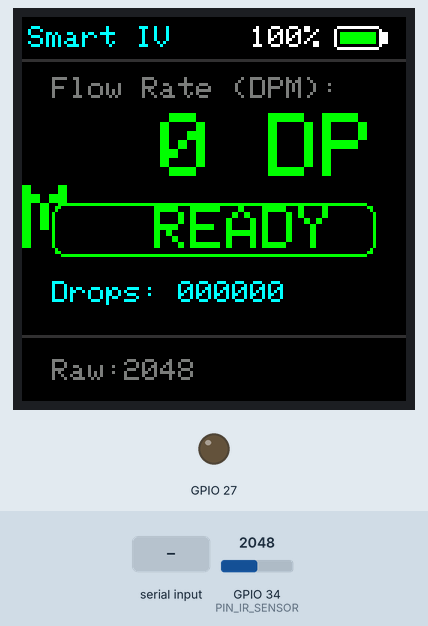
This program was run on a simulated ESP32. On the bench: 128×128 colour display, output pins drawn as LEDs (lit = HIGH). Inputs (shaded band) come from the test bench; at power-on: GPIO 34 (PIN_IR_SENSOR) = 2048. WiFi joins after 1.5 s; servers stay silent unless stated; EEPROM starts erased; what the program prints to the serial monitor is not drawn.

Above: at 3.8 s.
3.9 s: "d" received over Serial
At 5.2 s:
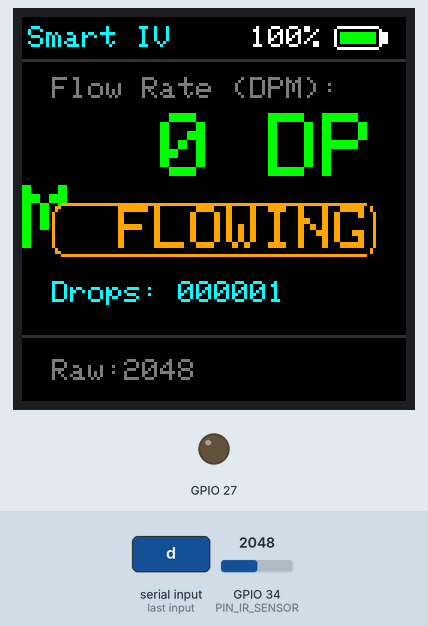
5.5 s: "D" received over Serial
At 6.7 s:
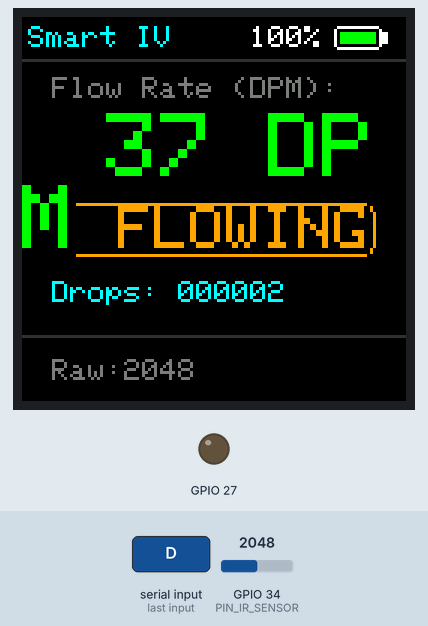
7.1 s: "d" received over Serial
At 8.0 s:
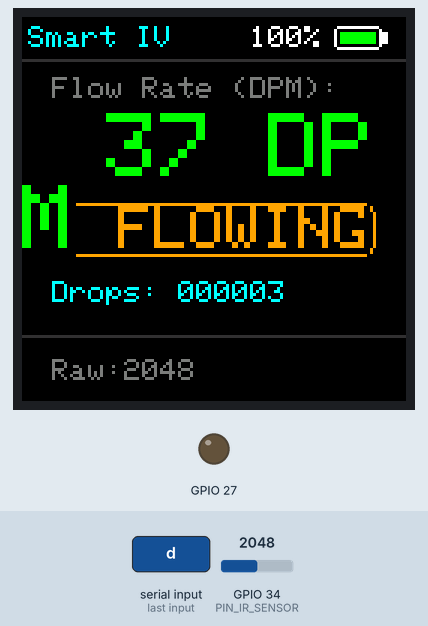
8.6 s: GPIO 34 (PIN_IR_SENSOR) set to 2866
At 9.3 s:
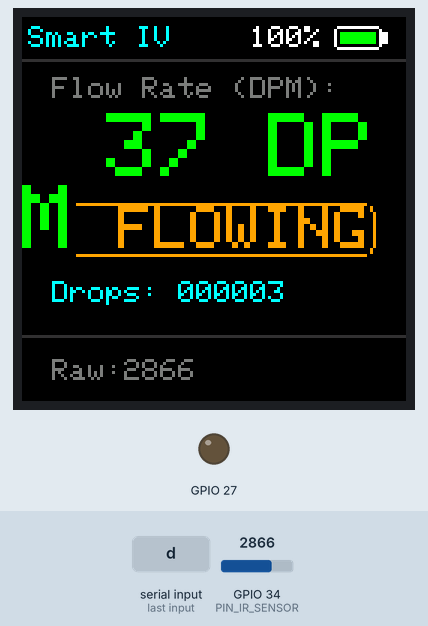
10.1 s: GPIO 34 (PIN_IR_SENSOR) set to 3603
At 10.7 s:
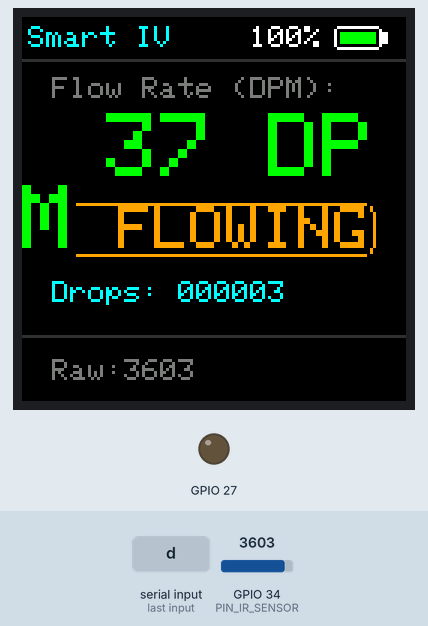
11.6 s: GPIO 34 (PIN_IR_SENSOR) set to 4095
At 13.8 s:
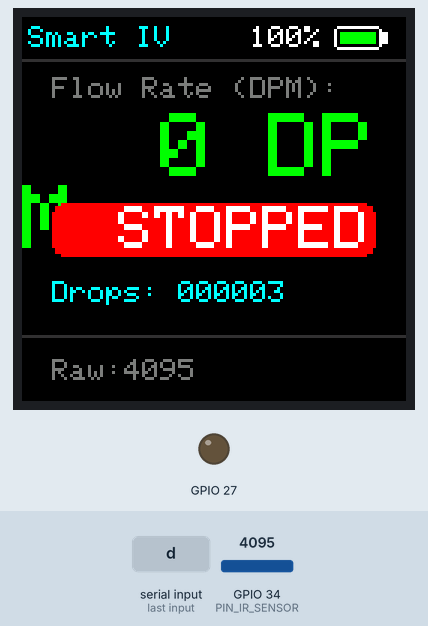
Timing chart, 0 to 15.3 s (numbered marks = the images above; inputs shaded):
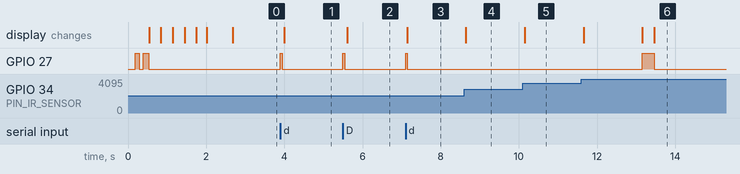

Measured:
- after the input at 3.9 s, GPIO 27: LOW → HIGH at once, → LOW 0.04 s later; the display: changes after 0.10 s (image 1)
- after the input at 5.5 s, GPIO 27: LOW → HIGH at once, → LOW 0.04 s later; the display: changes after 0.11 s (image 2)
- after the input at 7.1 s, GPIO 27: LOW → HIGH at once, → LOW 0.04 s later; the display: changes at once (image 3)
- after the input at 8.6 s, the display: changes after 0.05 s (image 4)
- after the input at 10.1 s, the display: changes after 0.05 s (image 5)

The program:

main.cpp
```cpp
#include <Arduino.h>
#include "config.h"
#include "display.h"
#include "sensor.h"
#include "wifi_monitor.h"
#include "ota.h"
#include "ui.h"
#include "WebManager.h"

// Task Scheduler Timing Variables (all in milliseconds)
static uint32_t lastSensorSampleTime = 0;
static uint32_t lastUIUpdateTime = 0;
static uint32_t lastBatteryUpdateTime = 0;

/**
 * @brief System Initialization.
 * Runs once upon microcontroller boot.
 */
void setup() {
    // 1. Initialize serial port for debug telemetry
    Serial.begin(115200);
    Serial.println("\n==================================");
    Serial.println("IMAXEUNO Smart IV Monitor booting...");
    Serial.println("==================================");

    // 2. Initialize Hardware Buzzer
    initBuzzer();

    // 3. Initialize Display Subsystem
    initDisplay();

    // 4. Draw Startup splash screen & play chirp
    drawStartupScreen();

    // 5. Initialize IR Sensor and Peak Detection State
    initSensor();

    // 6. Initialize Wi-Fi Connection and Silent ArduinoOTA
    initWiFi();
    initOTA();

    // 7. Initialize HTTP REST & WebSocket Telemetry Server
    initWebManager();

    // 8. Paint the persistent UI frame layout
    drawMainUIFrame();

    // 9. Force initial redraw of all dynamic values
    updateUI(true);

    Serial.println("[System] Initialization complete. Booted in Wi-Fi Telemetry Mode.");
}

/**
 * @brief Core Cooperative Loop.
 * Runs continuously, orchestrating operations using non-blocking scheduling.
 */
void loop() {
    uint32_t now = millis();

    // Task 1: Sample Sensor and Run Peak Detection (Periodic: 10ms / 100Hz)
    if (now - lastSensorSampleTime >= SENSOR_SAMPLE_INTERVAL_MS) {
        lastSensorSampleTime = now;

        int prevDripCount = getDripCount();
        updateSensor();

        if (getDripCount() > prevDripCount) {
            Serial.printf("[Drip] Detected! Total Count: %d, Flow Rate: %.1f DPM\n",
                          getDripCount(), getDripRateDPM());
            broadcastWebTelemetry();
        }
    }

    // Task 2: Refresh UI Dashboard Elements (Periodic: 100ms for responsiveness)
    if (now - lastUIUpdateTime >= 100) {
        lastUIUpdateTime = now;
        updateUI(false);
    }

    // Task 3: Simulate Battery Drainage (Periodic: 1 minute / 60000ms)
    if (now - lastBatteryUpdateTime >= BATTERY_UPDATE_INTERVAL_MS) {
        lastBatteryUpdateTime = now;
        updateBatteryCharge();
    }

    // Task 4: Process ArduinoOTA background requests
    updateOTA();

    // Task 5: Handle HTTP REST client requests & WebSockets broadcasts
    updateWebManager();

    // Task 6: Developer Serial Command Parser
    if (Serial.available() > 0) {
        char rxChar = Serial.read();
        if (rxChar == 'd' || rxChar == 'D') {
            simulateDrip();
            playDripChirp();
            broadcastWebTelemetry();
            Serial.printf("[Sim Drip] Manual drip injected! Total: %d, Flow Rate: %.1f DPM\n",
                          getDripCount(), getDripRateDPM());
        }
    }
}
```

WebManager.cpp
```cpp
#include "WebManager.h"
#include "sensor.h"
#include "ui.h"
#include "wifi_monitor.h"
#include "config.h"
#include <ArduinoJson.h>

static WebServer server(80);
static WebSocketsServer webSocket(81);

static String buildStatusJson() {
    StaticJsonDocument<256> doc;
    doc["dripCount"] = getDripCount();
    doc["dropsPerMinute"] = getDripRateDPM();
    doc["flowStatus"] = getFlowStatusStr();
    doc["batteryLevel"] = 100;
    doc["firmwareVersion"] = FIRMWARE_VERSION;
    doc["deviceName"] = "Smart IV Monitor";
    doc["uptime"] = millis() / 1000;
    doc["wifiSignal"] = WiFi.RSSI();

    String output;
    output.reserve(256);
    serializeJson(doc, output);
    return output;
}

void broadcastWebTelemetry() {
    String json = buildStatusJson();
    webSocket.broadcastTXT(json);
}

static void handleStatus() {
    server.send(200, "application/json", buildStatusJson());
}

static void handleReset() {
    resetDripCounter();
    resetUICache();
    updateUI(true);
    broadcastWebTelemetry();
    server.send(200, "application/json", "{\"success\":true}");
}

static void handleDevice() {
    StaticJsonDocument<256> doc;
    doc["chipModel"] = ESP.getChipModel();
    doc["flashMb"] = ESP.getFlashChipSize() / (1024 * 1024);
    doc["mac"] = WiFi.macAddress();
    doc["firmwareVersion"] = FIRMWARE_VERSION;
    doc["buildDate"] = __DATE__;
    doc["freeHeap"] = ESP.getFreeHeap();
    doc["uptime"] = millis() / 1000;

    String output;
    serializeJson(doc, output);
    server.send(200, "application/json", output);
}

static void webSocketEvent(uint8_t num, WStype_t type, uint8_t * payload, size_t length) {
    if (type == WStype_CONNECTED) {
        String json = buildStatusJson();
        webSocket.sendTXT(num, json);
    }
}

void initWebManager() {
    server.on("/api/status", HTTP_GET, handleStatus);
    server.on("/api/reset", HTTP_POST, handleReset);
    server.on("/api/device", HTTP_GET, handleDevice);
    server.begin();

    webSocket.begin();
    webSocket.onEvent(webSocketEvent);

    Serial.println("[WebManager] HTTP REST (port 80) and WebSockets (port 81) services initialized.");
}

static uint32_t lastWebBroadcast = 0;

void updateWebManager() {
    server.handleClient();
    webSocket.loop();

    uint32_t now = millis();
    if (now - lastWebBroadcast >= 500) {
        lastWebBroadcast = now;
        broadcastWebTelemetry();
    }
}
```

WebManager.h
```cpp
#ifndef WEB_MANAGER_H
#define WEB_MANAGER_H

#include <Arduino.h>
#include <WebServer.h>
#include <WebSocketsServer.h>

void initWebManager();
void updateWebManager();
void broadcastWebTelemetry();

#endif // WEB_MANAGER_H
```

display.cpp
```cpp
#include "display.h"
#include "config.h"
#include <SPI.h>

// Instantiate TFT controller using specified CS, DC, and RST pins.
// MOSI (23) and SCLK (18) are handled by the ESP32 hardware VSPI.
Adafruit_ST7735 tft = Adafruit_ST7735(TFT_CS, TFT_DC, TFT_RST);

/**
 * @brief Configures display registers and clears the screen.
 */
void initDisplay() {
    // Initialize the ST7735S 1.44" TFT screen with the green-tab driver settings
    tft.initR(INITR_144GREENTAB);

    // Set orientation (0 is default portrait mode, which is 128x128 square)
    tft.setRotation(0);

    // Clear screen to start with a clean black canvas
    tft.fillScreen(COLOR_BLACK);
}
```

display.h
```cpp
#ifndef DISPLAY_H
#define DISPLAY_H

#include <Adafruit_GFX.h>
#include <Adafruit_ST7735.h>

// Global TFT instance shared across the project
extern Adafruit_ST7735 tft;

// Initialisation function
void initDisplay();

#endif // DISPLAY_H
```

ota.cpp
```cpp
#include "ota.h"
#include "config.h"
#include "ui.h"
#include "wifi_monitor.h"

static bool otaInitialized = false;

/**
 * @brief Configures OTA callbacks and starts the ArduinoOTA service.
 * Should be called once WiFi is connected and has a valid IP.
 */
void initOTA() {
    if (otaInitialized) return;

    Serial.println("[OTA] Initializing OTA Service...");

    // Set Hostname
    ArduinoOTA.setHostname(OTA_HOSTNAME);

    // Configure event callbacks
    ArduinoOTA.onStart([]() {
        drawOTAModeScreen(getAPSSIDStr().c_str(), "", getWiFiIPStr().c_str());
        Serial.println("[OTA] Firmware flashing in progress...");
    });

    ArduinoOTA.onEnd([]() {
        Serial.println("\n[OTA] Update Complete");
    });

    ArduinoOTA.onProgress([](unsigned int progress, unsigned int total) {
        Serial.printf("[OTA] Progress: %u%%\r", (progress / (total / 100)));
    });

    ArduinoOTA.onError([](ota_error_t error) {
        Serial.printf("[OTA] Error[%u]: ", error);
        if (error == OTA_AUTH_ERROR) {
            Serial.println("[OTA] Auth Failed");
        } else if (error == OTA_BEGIN_ERROR) {
            Serial.println("[OTA] Begin Failed");
        } else if (error == OTA_CONNECT_ERROR) {
            Serial.println("[OTA] Connect Failed");
        } else if (error == OTA_RECEIVE_ERROR) {
            Serial.println("[OTA] Receive Failed");
        } else if (error == OTA_END_ERROR) {
            Serial.println("[OTA] End Failed");
        }
    });

    // Start listening
    ArduinoOTA.begin();
    otaInitialized = true;

    Serial.println("[OTA] OTA Service Ready. Hostname: DripCounter");
}

/**
 * @brief Handles incoming OTA connection requests.
 * This is non-blocking and should be called in the main loop.
 */
void updateOTA() {
    if (otaInitialized) {
        ArduinoOTA.handle();
    }
}

/**
 * @brief Checks if the OTA service has been successfully initialized.
 * @return True if initialized.
 */
bool isOTAReady() {
    return otaInitialized;
}
```

ota.h
```cpp
#ifndef OTA_H
#define OTA_H

#include <Arduino.h>
#include <WiFi.h>
#include <WiFiUdp.h>
#include <ArduinoOTA.h>

// Public Interface Functions
void initOTA();
void updateOTA(); // Non-blocking, calls ArduinoOTA.handle()
bool isOTAReady();

#endif // OTA_H
```

sensor.cpp
```cpp
#include "sensor.h"
#include "config.h"
#include "ui.h"

// State Variables
static int rawValue = 0;
static float smoothedValue = 0.0f;
static int dripCount = 0;
static float dripRateDPM = 0.0f;
static FlowStatus flowStatus = FLOW_READY;
static uint32_t lastDripTime = 0;

static int previousSample = 0;
static uint8_t fallingSamples = 0;

// State Machine Enum
enum PulseState {
    PULSE_IDLE,
    PULSE_RISING,
    PULSE_PEAK_FOUND,
    PULSE_RETURNING,
    PULSE_COUNT
};

// Pulse State Variables
static PulseState pulseState = PULSE_IDLE;
static float baseline = 0.0f;
static int highestPeak = 0;

// Drip Interval History (for DPM average calculation)
#define DRIP_HISTORY_SIZE 5
static uint32_t dripIntervals[DRIP_HISTORY_SIZE];
static int intervalIndex = 0;
static int intervalCount = 0;

/**
 * @brief Initializes the IR sensor and state variables.
 */
void initSensor() {
    pinMode(PIN_IR_SENSOR, INPUT);

    // Read initial raw value
    rawValue = analogRead(PIN_IR_SENSOR);
    smoothedValue = (float)rawValue;
    baseline = (float)rawValue;

    // Reset state trackers
    lastDripTime = 0;
    dripCount = 0;
    dripRateDPM = 0.0f;
    flowStatus = FLOW_READY;

    highestPeak = 0;
    pulseState = PULSE_IDLE;

    // Initialize intervals history
    for (int i = 0; i < DRIP_HISTORY_SIZE; i++) {
        dripIntervals[i] = 0;
    }
    intervalIndex = 0;
    intervalCount = 0;
}

/**
 * @brief Reads the raw ADC value of the IR sensor.
 * @return The raw ADC value (0-4095).
 */
int readSensor() {
    rawValue = analogRead(PIN_IR_SENSOR);
    return rawValue;
}

/**
 * @brief Pulse-based state machine for drip detection.
 *
 * Flow:
 * IDLE -> Learn baseline. Transition to RISING if signal > baseline + SENSOR_RISE_THRESHOLD.
 * RISING -> Track highest Peak. Transition to PEAK_FOUND if sample stops rising.
 * PEAK_FOUND -> Calculate pulseHeight = highestPeak - baseline. If >= SENSOR_MIN_PULSE_HEIGHT,
 *               transition to RETURNING. Otherwise discard (noise) and return to IDLE.
 * RETURNING -> Wait until sample returns close to baseline. Transition to COUNT.
 * COUNT -> Trigger drip event (beep + DPM math) if debounce passes, then reset to IDLE.
 *
 * @param smoothedSample The smoothed sensor sample.
 * @return True if a drip was counted.
 */
bool detectPeak(int smoothedSample) {
    uint32_t now = millis();
    bool dripDetected = false;

    switch (pulseState) {
        case PULSE_IDLE:
            // Step 1: Continuously learn baseline when detector is idle
            baseline = (baseline * 0.998f) + ((float)smoothedSample * 0.005f);

            // Step 2: Signal begins rising significantly above baseline
            if ((float)smoothedSample - baseline > SENSOR_RISE_THRESHOLD) {
                pulseState = PULSE_RISING;
                highestPeak = smoothedSample;
            }
            break;

        case PULSE_RISING:
            // Step 2: Track highest sample reached while pulse rises
            if (smoothedSample > highestPeak) {
                highestPeak = smoothedSample;
            }

            // Detect a real downward trend instead of one noisy sample
            if (smoothedSample < previousSample) {
                fallingSamples++;
            } else {
                fallingSamples = 0;
            }

            if (fallingSamples >= 3) {
                pulseState = PULSE_PEAK_FOUND;
                fallingSamples = 0;
            }

            previousSample = smoothedSample;
            break;

        case PULSE_PEAK_FOUND: {
            // Step 5: Calculate pulseHeight = highestPeak - baseline
            float pulseHeight = (float)highestPeak - baseline;

            if (pulseHeight >= SENSOR_MIN_PULSE_HEIGHT) {
                pulseState = PULSE_RETURNING;
            } else {
                // Ignore tiny peaks caused by noise - reset immediately
                highestPeak = 0;
                pulseState = PULSE_IDLE;
            }
            break;
        }

        case PULSE_RETURNING:
            // Step 4: Wait until signal naturally returns close to the learned baseline
            if (abs((float)smoothedSample - baseline) <= SENSOR_RETURN_TOLERANCE) {
                pulseState = PULSE_COUNT;
            }
            break;

        case PULSE_COUNT:
            // Step 6: Only count ONE drip and update stats
            // Debounce check exists only to reject double counts (e.g. signal bounce at baseline)
            if (now - lastDripTime >= SENSOR_DEBOUNCE_MS) {
                // Record interval
                if (lastDripTime > 0) {
                    uint32_t interval = now - lastDripTime;
                    dripIntervals[intervalIndex] = interval;
                    intervalIndex = (intervalIndex + 1) % DRIP_HISTORY_SIZE;
                    if (intervalCount < DRIP_HISTORY_SIZE) {
                        intervalCount++;
                    }
                }

                lastDripTime = now;
                dripCount++;
                flowStatus = FLOW_FLOWING;

                updateDripRate();

                // Beep active buzzer
                playDripChirp();

                dripDetected = true;
            }

            // Immediately reset trackers and return to IDLE
            highestPeak = 0;
            pulseState = PULSE_IDLE;
            break;
    }

    return dripDetected;
}

/**
 * @brief Calculates the drip rate in Drops Per Minute (DPM).
 */
void updateDripRate() {
    if (intervalCount == 0) {
        dripRateDPM = 0.0f;
        return;
    }

    // Average the recorded intervals
    uint32_t sum = 0;
    for (int i = 0; i < intervalCount; i++) {
        sum += dripIntervals[i];
    }

    float avgIntervalMs = (float)sum / intervalCount;
    if (avgIntervalMs > 0.0f) {
        dripRateDPM = 60000.0f / avgIntervalMs;
    } else {
        dripRateDPM = 0.0f;
    }
}

/**
 * @brief Periodically samples the sensor and runs the peak detection state machine.
 * Should be called every SENSOR_SAMPLE_INTERVAL_MS (10ms).
 */
void updateSensor() {
    uint32_t now = millis();

    // 1. Read sensor and apply Exponential Moving Average (EMA) filter with light filtering (alpha = 0.35)
    int raw = readSensor();
    smoothedValue = (SENSOR_EMA_ALPHA * (float)raw) + ((1.0f - SENSOR_EMA_ALPHA) * smoothedValue);

    // 2. Run state-machine pulse detection
    detectPeak((int)smoothedValue);

    // 3. Handle flow timeout (if no drips detected for FLOW_TIMEOUT_MS)
    if (flowStatus == FLOW_FLOWING && (now - lastDripTime > FLOW_TIMEOUT_MS)) {
        flowStatus = FLOW_STOPPED;
        dripRateDPM = 0.0f; // Flow has stopped
    }
}

/**
 * @brief Manually triggers a simulated drip (for UI demo or manual trigger).
 */
void simulateDrip() {
    uint32_t now = millis();

    // Calculate interval since last drip
    if (lastDripTime > 0) {
        uint32_t interval = now - lastDripTime;
        // Don't register intervals that are physically impossible
        if (interval > SENSOR_DEBOUNCE_MS) {
            dripIntervals[intervalIndex] = interval;
            intervalIndex = (intervalIndex + 1) % DRIP_HISTORY_SIZE;
            if (intervalCount < DRIP_HISTORY_SIZE) {
                intervalCount++;
            }
        }
    }

    lastDripTime = now;
    dripCount++;
    flowStatus = FLOW_FLOWING;
    updateDripRate();
}

/**
 * @brief Resets the drip counter, flow rate, pulse state machine, and state trackers to initial READY state.
 */
void resetDripCounter() {
    dripCount = 0;
    dripRateDPM = 0.0f;
    flowStatus = FLOW_READY;
    lastDripTime = 0;
    intervalCount = 0;
    intervalIndex = 0;
    previousSample = 0;
    fallingSamples = 0;
    pulseState = PULSE_IDLE;
    highestPeak = 0;
    for (int i = 0; i < DRIP_HISTORY_SIZE; i++) {
        dripIntervals[i] = 0;
    }
}

// Getters to interface with UI (preserved exactly to keep UI compatibility)
int getRawValue() { return rawValue; }
float getSmoothedValue() { return smoothedValue; }
int getDripCount() { return dripCount; }
float getDripRateDPM() { return dripRateDPM; }
FlowStatus getFlowStatus() { return flowStatus; }
int getRunningMax() { return highestPeak; }
int getRunningMin() { return (int)baseline; }
int getDynamicThreshold() { return (int)(baseline + SENSOR_MIN_PULSE_HEIGHT); }

const char* getFlowStatusStr() {
    switch (flowStatus) {
        case FLOW_READY:   return "READY";
        case FLOW_FLOWING: return "FLOWING";
        case FLOW_STOPPED: return "STOPPED";
        default:           return "UNKNOWN";
    }
}
```

sensor.h
```cpp
#ifndef SENSOR_H
#define SENSOR_H

#include <Arduino.h>

// Flow State Enum
enum FlowStatus {
    FLOW_READY,     // Monitor is on, no drips detected yet
    FLOW_FLOWING,   // Drips are actively being detected
    FLOW_STOPPED    // Flow was active but has stopped
};

// Public Functions
void initSensor();
void updateSensor(); // Should be called periodically (every 10ms)

// Drip Detection Core Functions (requested by user)
int readSensor();
bool detectPeak(int smoothedSample);
void updateDripRate();

// Getters for UI and Main loop
int getRawValue();
float getSmoothedValue();
int getDripCount();
float getDripRateDPM();
FlowStatus getFlowStatus();
const char* getFlowStatusStr();
int getRunningMax();
int getRunningMin();
int getDynamicThreshold();

// Function to trigger a simulated drip (useful for testing or demonstration)
void simulateDrip();

// Function to reset drip counter (called by BLE command or UI)
void resetDripCounter();

#endif // SENSOR_H
```

Source omitted: ui.cpp (7331 bytes), ui.h (626 bytes), wifi_monitor.cpp (1331 bytes), wifi_monitor.h (326 bytes), WiFiSettings.cpp (2419 bytes), WiFiSettings.h (477 bytes), config.h (2239 bytes)
